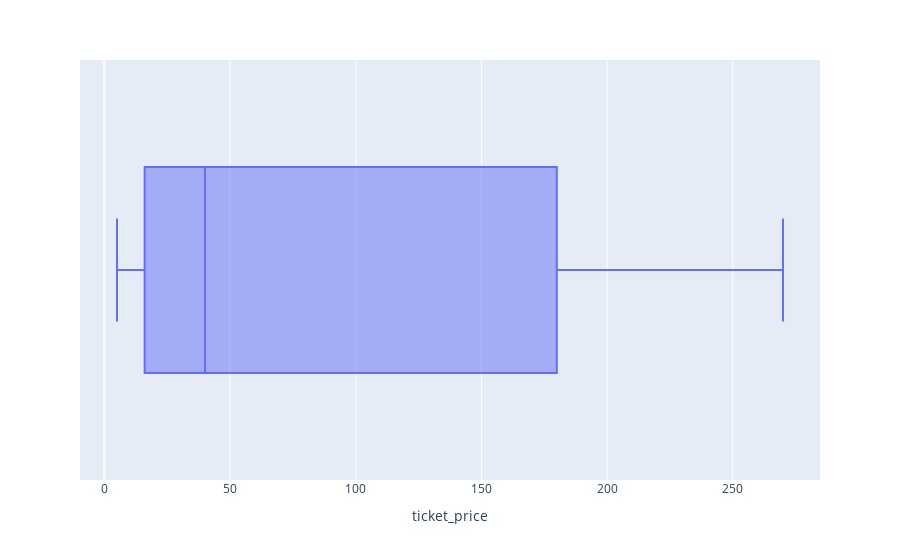

This figure's notebook cell:
### Code cell
# DISTRIBUCIÓN COLUMNA 'ticket_price' (visualizar outliers)
df_tips = tickets.sort_values(by='ticket_price')              # Ordenar precios en 'ticket_price'
fig = px.box(df_tips, x='ticket_price')                       # Crear el gráfico de caja con los datos ordenados
fig.show()

### Figure 1 — Plotly figure (JSON) as saved in the notebook; plotly's stock layout.template omitted (floating-point values rounded to 4 significant figures; data arrays with more than 128 entries replaced by an {"elided": "..."} marker saying what was removed)
{"data": [{"alignmentgroup": "True", "hovertemplate": "ticket_price=%{x}<extra></extra>", "legendgroup": "", "marker": {"color": "#636efa"}, "name": "", "notched": false, "offsetgroup": "", "orientation": "h", "showlegend": false, "type": "box", "x": {"elided": "2655 float values"}, "x0": " ", "xaxis": "x", "y0": " ", "yaxis": "y"}], "layout": {"boxmode": "group", "legend": {"tracegroupgap": 0}, "margin": {"t": 60}, "xaxis": {"anchor": "y", "domain": [0, 1], "title": {"text": "ticket_price"}}, "yaxis": {"anchor": "x", "domain": [0, 1]}}}
